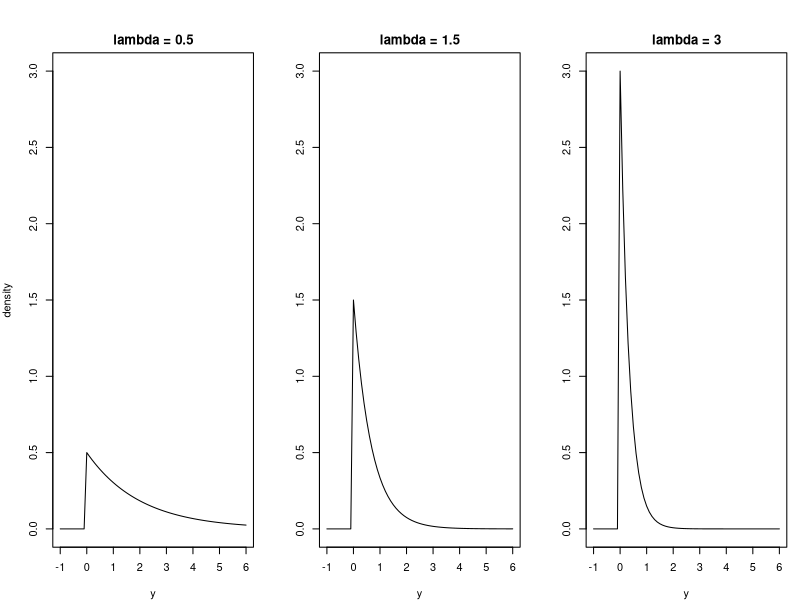
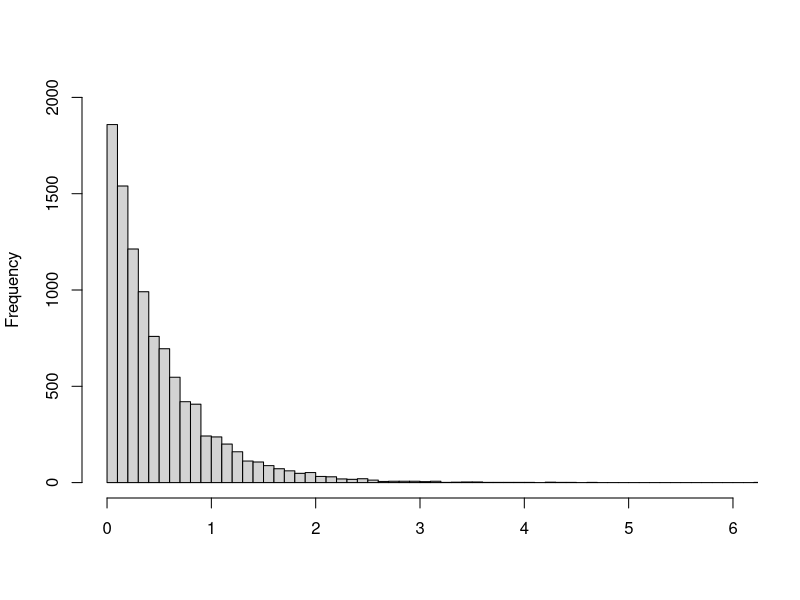
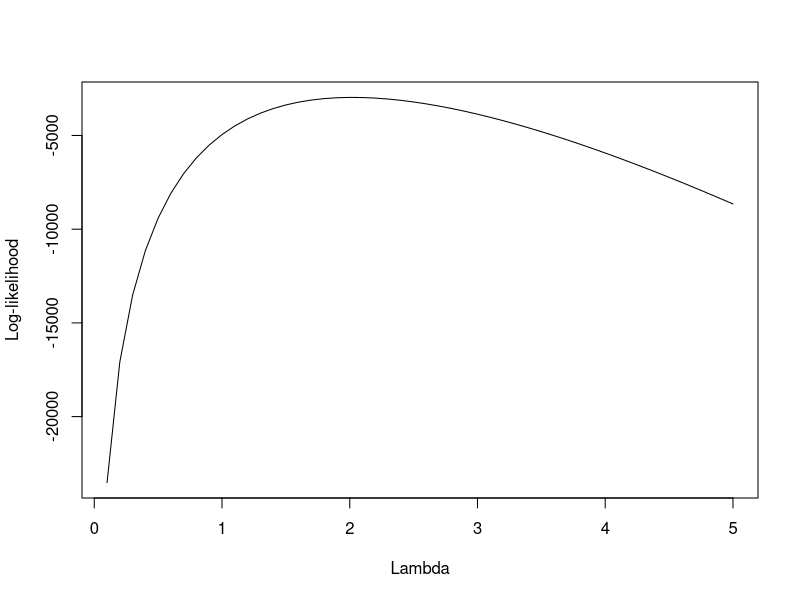

Generate these figures, in order, with R:
# --------------------------------------
# Visualization of Exponential Distribution
# Keigo Tanabe (tamu)
# --------------------------------------

# Purpose 
    # show the shape of exponential distribution under different lambda
    # show an example of MLE


# ------
# exponential distribution
# ------

df.fy <- data.frame(y = seq(-1,6,by=0.1));  head(df.fy)

# density of exp under diff lambda.  (lambda = 0.5, 1.5, 3)
# add them as columns
df.fy$fy <- 0.5*exp(-0.5*df.fy$y)  # lambda = 0.5 <-- the coded operation is the PDF on the pset0
df.fy$fy2 <- 1.5*exp(-1.5*df.fy$y) # lambda = 1.5
df.fy$fy3 <- 3*exp(-3*df.fy$y)     # lambda =  3


# PDF = 0 when y < 0 
df.fy$fy[df.fy$y<0] <- 0
df.fy$fy2[df.fy$y<0] <- 0
df.fy$fy3[df.fy$y<0] <- 0



# Plot
  par(mfrow = c(1, 3), mar = c(4, 4, 2, 1), oma = c(0, 0, 2, 0))
  
  plot(x = df.fy$y, y = df.fy$fy, type="l",  ylim=c(0,3), main = "lambda = 0.5", xlab = "y",ylab="density")
  plot(x = df.fy$y, y = df.fy$fy2, type="l", ylim=c(0,3), main = "lambda = 1.5", xlab = "y",ylab="")
  plot(x = df.fy$y, y = df.fy$fy3, type="l", ylim=c(0,3), main = "lambda = 3", xlab = "y",ylab="")



# ------
# generate data
# ------
N <- 10000  # number of observations
lambda <- 2 #  lambda = 2
data <- y <- rexp(N, rate = lambda)  # generate data
c.lambda <- seq(0.1, 5, by = 0.1) # a vector of lambda
dev.off()
hist(data, breaks=50,xlab ="",main="",ylim=c(0,2000),xlim=c(0,6))


# ------
# MLE
# ------

# we know is sampled from exponential dist 
# with lambda = 2. Let's see if we can 
# recover the value of lambda using MLE.
# You can repeat the same exercise using other 
# values of lambda (see the bottom of this file)


# Save values of lambda and 
# corresponding log-likelihood (LL) here
c.lambda <- seq(0.1, 5, by = 0.1)
df.L <- data.frame(lambda = c.lambda, LL = NA)

# compute LL for each lambda
for(i in 1:length(c.lambda)){
    # -- eq taken from math camp notes --
    df.L$LL[i] <- N*log(c.lambda[i]) - sum(c.lambda[i]*data) 
}


# log-likelihood 
plot(x = df.L$lambda, y = df.L$LL, type = "l",
     xlab = "Lambda", ylab = "Log-likelihood")

dev.off()
  

# At the maximum, slope is flat, and the rate of change is negative. 
# We are taking the derivative of this slope.

# hence, FOC is that first derivative = 0 and SOC is that second derivative < 0


